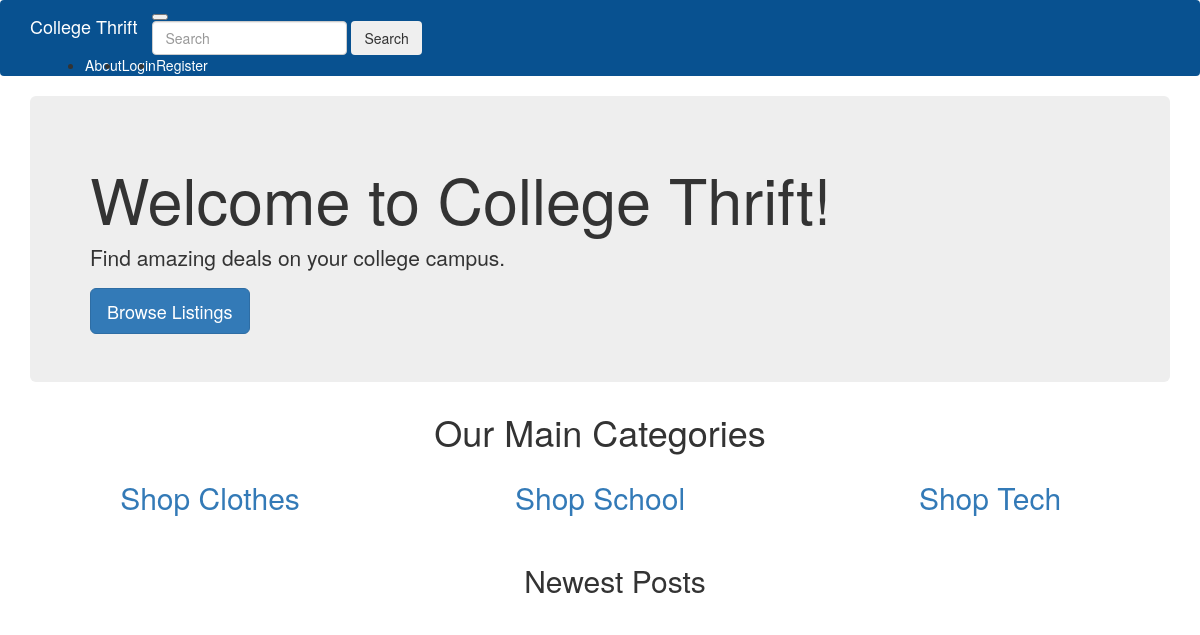
/Home, run on an earlier commit of the app's database.
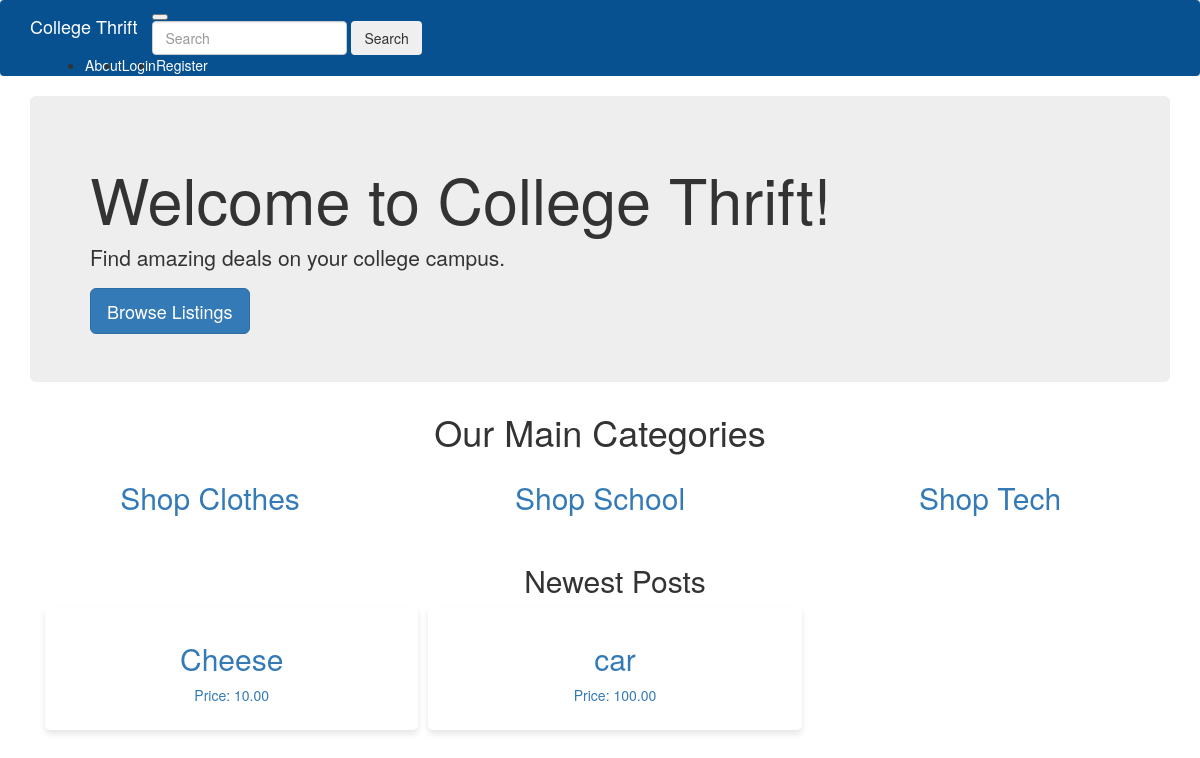
And on a later commit of the database.
### app/models.py (models this page shows, shortened)
class Post(db.Model):
    id = db.Column(db.Integer, primary_key=True)
    title = db.Column(db.String(100))
    description = db.Column(db.Text)
    price = db.Column(db.Numeric(10, 2))
    category_id = db.Column(db.Integer, db.ForeignKey('category.id'))
    category = db.relationship('Category', backref=db.backref('posts', lazy=True))
    image = db.Column(db.String(256))  # Assuming image paths are stored as strings
    created_at = db.Column(db.DateTime(timezone=True), server_default=func.now())
    updated_at = db.Column(db.DateTime(timezone=True), onupdate=func.now())
    user_id = db.Column(db.Integer, db.ForeignKey('user.id'))

### app/routes.py (the view)
@app.route('/')
@app.route('/Home')
def Home():
    posts = Post.query.order_by(Post.created_at.desc()).limit(6).all()
    return render_template('index.html', title='Home', posts=posts)

### app/templates/index.html (shortened to what this page needs)
{% extends "base.html" %}
{% block app_content %}
<div class="text-center">
    <h1 class="my-4">Our Main Categories</h1>
    <div class="row">
    <div class="col-md-4 mb-4">
        <a href="{{ url_for('browse', category=3) }}">
            <div class="card h-100">
                <div class="card-body">
                    <h2 class="card-title">Shop Clothes</h2>
                </div>
            </div>
        </a>
    </div>
    <div class="col-md-4 mb-4">
        <a href="{{ url_for('browse', category=2) }}">
            <div class="card h-100">
                <div class="card-body">
                    <h2 class="card-title">Shop School</h2>
                </div>
            </div>
        </a>
    </div>
    <div class="col-md-4 mb-4">
        <a href="{{ url_for('browse', category=1) }}">
            <div class="card h-100">
                <div class="card-body">
                    <h2 class="card-title">Shop Tech</h2>
                </div>
            </div>
        </a>
    </div>
</div>
    <div><br></div>
    <div class="container">
        <h2 class="title">Newest Posts</h2>
        <div class="grid">
            {% for post in posts %}
                <div class="grid-item">
                    <a href="{{ url_for('post_detail', post_id=post.id) }}">
                        <div class="content">
                            <h2>{{ post.title }}</h2>
                            <p>Price: {{ post.price }}</p>
                        </div>
                    </a>
                </div>
            {% endfor %}
        </div>
    </div>
</div>
{% endblock %}

What changed in the data, as far as the page shows it:
added Post: title "Cheese", price "10.00"
added Post: title "car", price "100.00"
